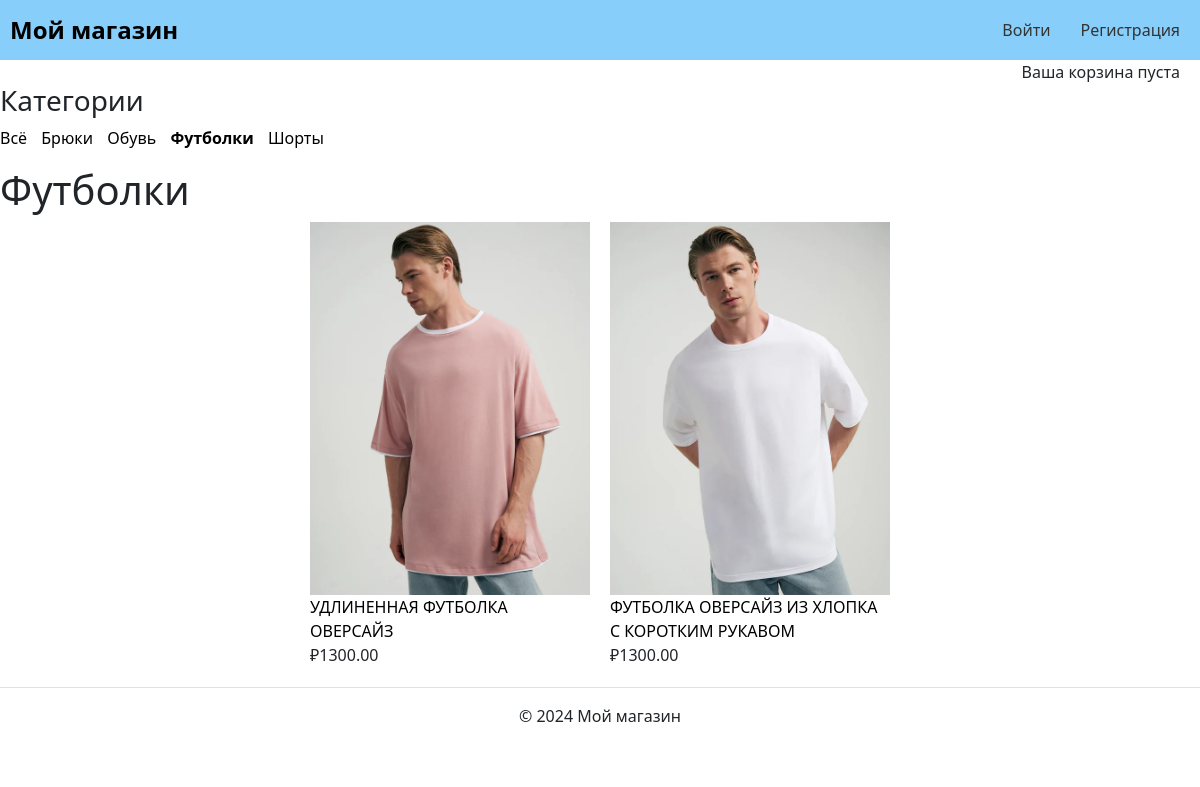
The app's page /futbolki/ with its own data.
### items/models.py (models this page shows, shortened)
class Category(models.Model):
    name = models.CharField(
        max_length=200,
        db_index=True,
        verbose_name='Название категории')
    slug = models.SlugField(max_length=200, db_index=True, unique=True)
    class Meta:
        ordering = ('name',)
        verbose_name = 'Категория'
        verbose_name_plural = 'Категории'
    def get_absolute_url(self):
        return reverse('shop:product_list_by_category',
                        args=[self.slug])

class Product(models.Model):
    category = models.ForeignKey(
        Category,
        related_name='products',
        on_delete=models.DO_NOTHING,
        verbose_name='Категория'
        )
    name = models.CharField(
        max_length=200,
        db_index=True,
        verbose_name='Название продукта'
        )
    slug = models.SlugField(
        max_length=200,
        db_index=True
        )
    image = models.ImageField(
        upload_to='products/',
        blank=True
        )
    description = models.TextField(
        blank=True,
        verbose_name='Описание продукта'
        )
    price = models.DecimalField(
        max_digits=10,
        decimal_places=2,
        verbose_name='Цена продукта'
        )
    stock = models.PositiveIntegerField(
        default=1
        )
    available = models.BooleanField(
        default=True,
        verbose_name='Доступность продукта'
        )
    class Meta:
        ordering = ('name',)
        index_together = (('id', 'slug'),)
        verbose_name = 'Продукт'
        verbose_name_plural = 'Продукты'
    def get_absolute_url(self):
        return reverse('shop:product_detail',
                        args=[self.id, self.slug])

### items/views.py (the view)
def get_product_list(request, category_slug = None):
    category = None
    categories = Category.objects.all()
    products = Product.objects.filter(available=True)
    if category_slug:
        category = get_object_or_404(Category, slug=category_slug)
        products = products.filter(category=category)
    return render(request,
                  'shop/product/list.html',
                  {'category': category,
                   'categories': categories,
                   'products': products})

### cart/cart.py (called while the page is built)
    def __len__(self):
        return sum(item['quantity'] for item in self.cart.values())

### cart/context_processors.py (called while the page is built)
def cart(request):
    return {'cart': Cart(request)}

### templates/shop/product/list.html (shortened to what this page needs)
{% extends "shop/base.html" %}
{% load static %}
{% block content %}
    <div id="sidebar">
        <h3>Категории</h3>
        <ul class="category-list">
            <li {% if not category %}class="selected"{% endif %}><a href="{% url "shop:get_product_list" %}">Всё</a></li>
            {% for c in categories %}
                <li {% if category.slug == c.slug %}class="selected"{% endif %}><a href="{{ c.get_absolute_url }}">{{ c.name }}</a></li>
            {% endfor %}
        </ul>
    </div>
    <div id="main" class="product-list">
        <h1>{% if category %}{{ category.name }}{% else %}Продукты{% endif %}</h1>
        <div class="items">
            {% for product in products %}
                <div class="item">
                    <a href="{{ product.get_absolute_url }}">
                        <img src="{% if product.image %}{{ product.image.url }}{% else %}{% static "img/no_image.png" %}{% endif %}">
                    </a>
                    <br>
                    <a href="{{ product.get_absolute_url }}">{{ product.name }}</a><br>
                    ₽{{ product.price }}
                </div>
            {% endfor %}
        </div>
    </div>
{% endblock %}

### templates/shop/product/list.html (style rules this page uses)
.items { display: flex; flex-wrap: wrap; justify-content: center; gap: 20px; }
.item { width: calc(25% - 20px); margin-bottom: 20px; box-sizing: border-box; }
.item a { text-decoration: none; color: black; }
.item img { max-width: 100%; height: auto; }
.category-list { list-style-type: none; padding: 0; }
.category-list li { display: inline-block; margin-right: 10px; }
.category-list li.selected { font-weight: bold; }
.category-list li a { text-decoration: none; color: black; }

### records on screen
Category: name "Брюки"
Category: name "Обувь"
Category: name "Футболки"
Category: name "Шорты"
Product: image (picture), name "УДЛИНЕННАЯ ФУТБОЛКА ОВЕРСАЙЗ", price "1300.00"
Product: image (picture), name "ФУТБОЛКА ОВЕРСАЙЗ ИЗ ХЛОПКА С КОРОТКИМ РУКАВОМ", price "1300.00"
